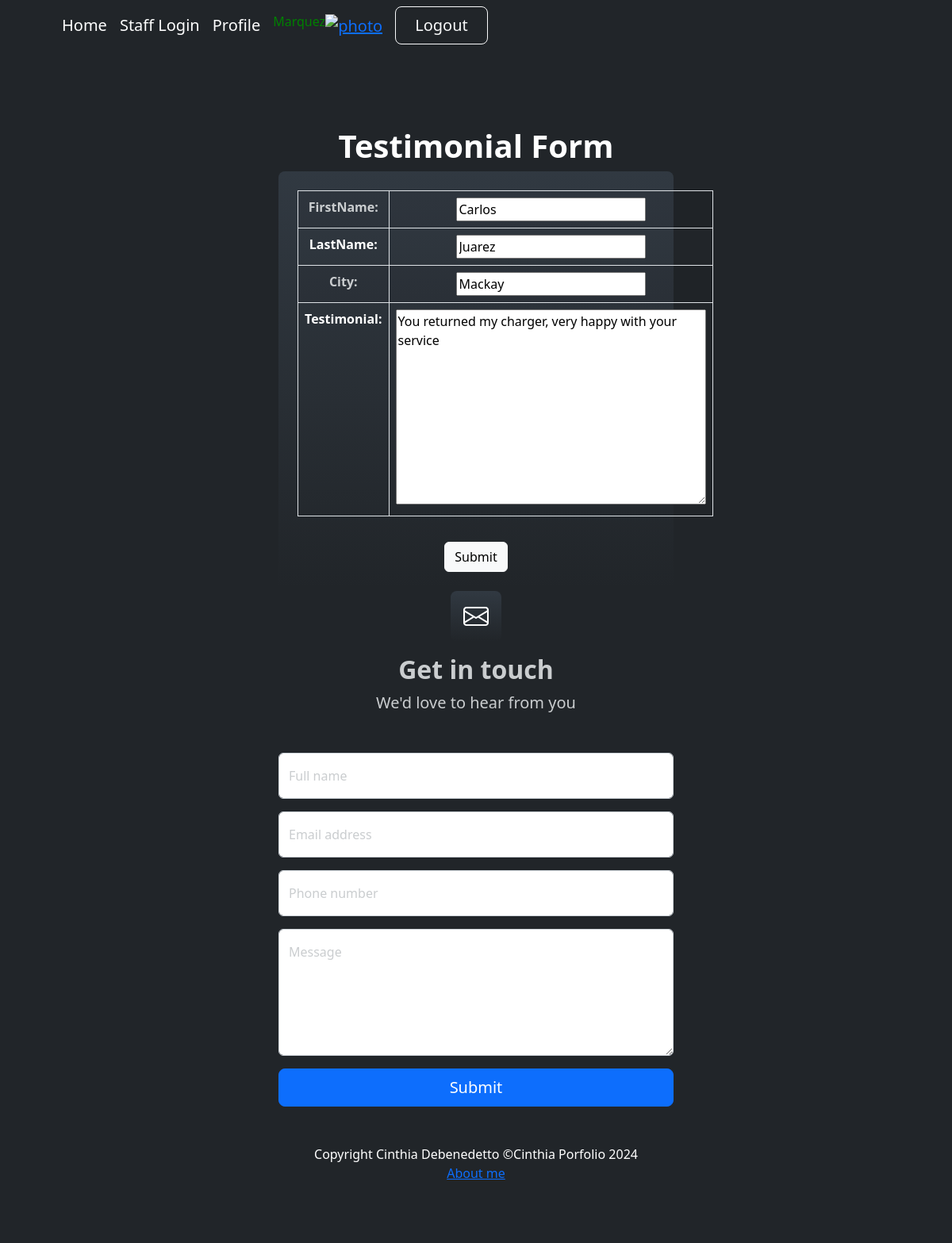
The app's page /testimonialUpdate/2/ (signed in) with its own data.
### busqueda/models.py (models this page shows, shortened)
class Testimonial(models.Model):
    firstName = models.CharField(max_length=100)
    lastName = models.CharField(max_length=100)
    city = models.CharField(max_length=100)
    testimonial = models.TextField(max_length=900)
    class Meta:
            verbose_name = "Testimonial"
            ordering = ["firstName"]

### busqueda/views.py (the view)
# urls.py: path('testimonialUpdate/<int:pk>/', TestimonialUpdate.as_view(), name="testimonialUpdate"),
class TestimonialUpdate(LoginRequiredMixin, UpdateView):
    model = Testimonial
    fields = ["firstName", "lastName", "city", "testimonial"]
    success_url = reverse_lazy("testimonial")

### busqueda/templates/busqueda/testimonial_form.html (shortened to what this page needs)
{% extends "busqueda/index.html" %}
{% block titulo %}
<h1 class="display-10 fw-bolder text-white">Testimonial Form</h1>
{% endblock titulo %}
{% block contenido %}
    <div class="container">
        <div class="row justify-content-center">
            <div class="col-lg-6">
                <form action="" method="post" class="p-4 bg-primary bg-gradient rounded-3">
                    <table class="table table-bordered table-striped text-white">
                        {{ form.as_table }}
                    </table>
                    <button type="submit" class="btn btn-light mt-3">Submit</button>
                </form>
            </div>
        </div>
    </div>
    {% endblock contenido %}

### busqueda/templates/busqueda/index.html (shortened to what this page needs)
<!DOCTYPE html>
<html lang="en">
    <head>
        {% load static %}
        <link href="https://cdn.jsdelivr.net/npm/bootstrap-icons@1.4.1/font/bootstrap-icons.css" rel="stylesheet" />
        <link href="{% static 'css/styles.css'%}" rel="stylesheet" />
        <link rel="stylesheet" href="https://cdnjs.cloudflare.com/ajax/libs/font-awesome/6.4.0/css/all.min.css">
        <link rel="stylesheet" href="https://code.jquery.com/ui/1.12.1/themes/base/jquery-ui.css">
</head>
    </head>
    <body>
        <nav class="navbar navbar-expand-lg navbar-dark bg-dark">
            <div class="container px-5">
                <a class="navbar-brand" href="{% url 'home' %}">Home</a>
                <a class="navbar-brand" href="{% url 'admin' %}">Staff Login</a>
                {% if user.is_authenticated %}
               <a class="navbar-brand" href="{% url 'perfil' %}">Profile</a>
                    <h6 style="color:green">{{user.last_name}}</h6>
                    <div class="navbar-brand">
                        <a href= "{% url 'agregar_avatar'%}"><img src="{{request.session.avatar}}" height= "40px" weight="40px" alt="photo"></a>
                    </div>
                    {% endif %}
                <div class="collapse navbar-collapse" id="navbarSupportedContent">
                {% if user.is_authenticated %}
                <form method="post" action="{% url 'logout' %}">
                    <button type="submit" class="btn btn-outline-light btn-lg px-4" >Logout</button>
                  </form>
                </div>
                {% endif %}
                </div>
        </nav>
        <header class="bg-dark py-5">
            <div class="container px-5">
                <div class="row gx-5 justify-content-center">
                    <div class="col-lg-12">
                        <div class="text-center my-5">
                            {% block titulo %}{% endblock titulo %}
                            {% block contenido %}{% endblock contenido %}
    <section style="background-color: #212529">
        <div>
            <div class="text-center mb-5" >
                <div class="feature bg-primary bg-gradient text-white rounded-3 mb-3"><i class="bi bi-envelope"></i></div>
                <h2 class="fw-bolder">Get in touch</h2>
                <p class="lead mb-0">We'd love to hear from you</p>
            </div>
            <div class="row gx-5 justify-content-center">
                <div class="col-lg-6">
                    <form method="post" action="{% url 'contactar' %}">
                        <div class="form-floating mb-3">
                            <input class="form-control" id="name" type="text" name="name" placeholder="Enter your name..." required />
                            <label for="name">Full name</label>
                        </div>
                        <div class="form-floating mb-3">
                            <input class="form-control" id="email" type="email" name="email" placeholder="name@example.com" required />
                            <label for="email">Email address</label>
                        </div>
                        <div class="form-floating mb-3">
                            <input class="form-control" id="phone" type="tel" name="phone" placeholder="(123) 456-7890" required />
                            <label for="phone">Phone number</label>
                        </div>
                        <div class="form-floating mb-3">
                            <textarea class="form-control" id="message" name="message" placeholder="Enter your message here..." style="height: 10rem" required></textarea>
                            <label for="message">Message</label>
                        </div>
                        <div class="d-grid">
                            <button class="btn btn-primary btn-lg" type="submit">Submit</button>
                        </div>
                    </form>
                </div>
            </div>
        </div>
    </section>
        <footer class="py-5 bg-dark">
            <div class="container px-5"><p class="m-0 text-center text-white">Copyright Cinthia Debenedetto &copy;Cinthia Porfolio 2024</p></div>
            <a class="row gx-5 justify-content-center" href="{% url 'aboutme' %}">About me</a>
        </footer>
    </body>
</html>

### records on screen
Testimonial: firstName "Carlos", lastName "Juarez", city "Mackay", testimonial "You returned my charger, very happy with your service"

### other values on screen
{{ user.last_name }} "Marquez"
